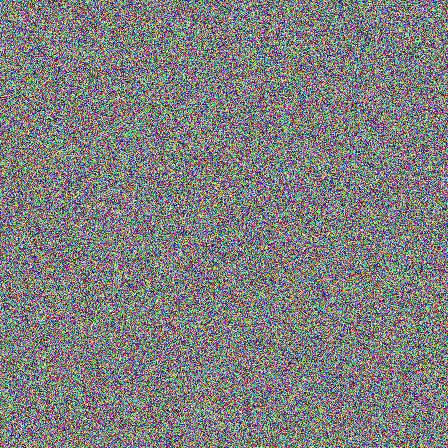
#> input picture tests/datasets/fixtures/cat.jpg, 448 x 448 px
$ python -i image_processing.py   (imports and definitions only)
#> lines starting #> are read from the running program, lines starting #| are printed output that depends on the picture
"""
Image Processing for FlashMLX Vision Models

Handles image preprocessing for Vision-Language Models (Qwen2-VL, Qwen3-VL).
"""

from typing import Union, List, Tuple, Optional
from PIL import Image
import numpy as np
import mlx.core as mx


class ImageProcessor:
    """Image processor for Vision Transformer models.

    Converts PIL Images to preprocessed MLX arrays ready for Vision Encoder.
    Supports Qwen2-VL preprocessing with flexible resizing and normalization.

    Args:
        image_size: Target image size (height, width) or single int for square
        min_pixels: Minimum number of pixels (for smart resizing)
        max_pixels: Maximum number of pixels (for smart resizing)
        do_resize: Whether to resize images
        do_normalize: Whether to normalize images
        image_mean: Mean values for normalization (RGB channels)
        image_std: Standard deviation values for normalization (RGB channels)
        do_convert_rgb: Whether to convert images to RGB

    Examples:
        >>> from PIL import Image
        >>> processor = ImageProcessor(image_size=448)
        >>> image = Image.open("cat.jpg")
        >>> pixel_values = processor.preprocess(image)
        >>> print(pixel_values.shape)  # (3, 448, 448)
    """

    def __init__(
        self,
        image_size: Union[int, Tuple[int, int]] = 448,
        min_pixels: int = 256 * 28 * 28,  # Qwen2-VL default
        max_pixels: int = 1280 * 28 * 28,  # Qwen2-VL default
        do_resize: bool = True,
        do_normalize: bool = True,
        image_mean: Optional[List[float]] = None,
        image_std: Optional[List[float]] = None,
        do_convert_rgb: bool = True,
    ):
        # Image size
        if isinstance(image_size, int):
            self.image_size = (image_size, image_size)
        else:
            self.image_size = image_size

        # Pixel constraints for smart resizing
        self.min_pixels = min_pixels
        self.max_pixels = max_pixels

        # Processing flags
        self.do_resize = do_resize
        self.do_normalize = do_normalize
        self.do_convert_rgb = do_convert_rgb

        # Normalization parameters (ImageNet defaults)
        self.image_mean = np.array(
            image_mean if image_mean is not None else [0.485, 0.456, 0.406],
            dtype=np.float32
        ).reshape(1, 1, 3)

        self.image_std = np.array(
            image_std if image_std is not None else [0.229, 0.224, 0.225],
            dtype=np.float32
        ).reshape(1, 1, 3)

    def smart_resize(
        self,
        image: Image.Image,
        target_size: Optional[Tuple[int, int]] = None
    ) -> Image.Image:
        """Resize image with aspect ratio preservation.

        Implements Qwen2-VL smart resizing:
        - Maintains aspect ratio
        - Ensures pixel count within [min_pixels, max_pixels]
        - Rounds to multiples of patch size (28 for Qwen2-VL)

        Args:
            image: PIL Image to resize
            target_size: Optional explicit target size (height, width)

        Returns:
            Resized PIL Image
        """
        if target_size is not None:
            # Explicit resize
            return image.resize((target_size[1], target_size[0]), Image.BICUBIC)

        # Get original dimensions
        width, height = image.size
        original_pixels = width * height

        # Calculate scale factor to fit within [min_pixels, max_pixels]
        if original_pixels > self.max_pixels:
            scale = (self.max_pixels / original_pixels) ** 0.5
        elif original_pixels < self.min_pixels:
            scale = (self.min_pixels / original_pixels) ** 0.5
        else:
            scale = 1.0

        # Apply scale
        new_width = int(width * scale)
        new_height = int(height * scale)

        # Round to multiples of 28 (patch size * spatial_merge_size: 14 * 2)
        patch_grid_size = 28
        new_width = (new_width // patch_grid_size) * patch_grid_size
        new_height = (new_height // patch_grid_size) * patch_grid_size

        # Ensure minimum size
        new_width = max(new_width, patch_grid_size)
        new_height = max(new_height, patch_grid_size)

        return image.resize((new_width, new_height), Image.BICUBIC)

    def to_numpy(self, image: Image.Image) -> np.ndarray:
        """Convert PIL Image to numpy array.

        Args:
            image: PIL Image

        Returns:
            Numpy array in HWC format, shape (H, W, 3), dtype float32
        """
        # Convert to RGB if needed
        if self.do_convert_rgb and image.mode != "RGB":
            image = image.convert("RGB")

        # To numpy array
        pixel_values = np.array(image, dtype=np.float32)

        # Ensure 3 channels (grayscale → RGB)
        if pixel_values.ndim == 2:
            pixel_values = np.stack([pixel_values] * 3, axis=-1)

        return pixel_values

    def normalize(self, pixel_values: np.ndarray) -> np.ndarray:
        """Normalize pixel values with ImageNet statistics.

        Formula: (pixel / 255.0 - mean) / std

        Args:
            pixel_values: Numpy array in HWC format, range [0, 255]

        Returns:
            Normalized array, range approximately [-2, 2]
        """
        # Scale to [0, 1]
        pixel_values = pixel_values / 255.0

        # Normalize with ImageNet stats
        pixel_values = (pixel_values - self.image_mean) / self.image_std

        return pixel_values

    def to_mlx(self, pixel_values: np.ndarray) -> mx.array:
        """Convert numpy array to MLX array and transpose to CHW format.

        Args:
            pixel_values: Numpy array in HWC format

        Returns:
            MLX array in CHW format, shape (3, H, W)
        """
        # Convert to MLX
        pixel_values = mx.array(pixel_values)

        # Transpose HWC → CHW
        pixel_values = pixel_values.transpose(2, 0, 1)

        return pixel_values

    def preprocess(
        self,
        image: Union[Image.Image, np.ndarray],
        return_numpy: bool = False
    ) -> Union[mx.array, np.ndarray]:
        """Preprocess a single image for Vision Encoder.

        Full pipeline:
        1. Convert to RGB (if needed)
        2. Resize (smart or fixed)
        3. Convert to numpy array
        4. Normalize (ImageNet stats)
        5. Convert to MLX array (CHW format)

        Args:
            image: PIL Image or numpy array (HWC format)
            return_numpy: If True, return numpy array instead of MLX

        Returns:
            Preprocessed image as MLX array (C, H, W) or numpy array

        Examples:
            >>> processor = ImageProcessor(image_size=448)
            >>> image = Image.open("cat.jpg")
            >>> pixel_values = processor.preprocess(image)
            >>> print(pixel_values.shape)  # (3, 448, 448)
        """
        # Convert numpy to PIL if needed
        if isinstance(image, np.ndarray):
            image = Image.fromarray(image.astype(np.uint8))

        # Resize
        if self.do_resize:
            image = self.smart_resize(image, target_size=self.image_size)

        # To numpy
        pixel_values = self.to_numpy(image)

        # Normalize
        if self.do_normalize:
            pixel_values = self.normalize(pixel_values)

        # Return numpy or MLX
        if return_numpy:
            # Transpose to CHW for numpy too
            return pixel_values.transpose(2, 0, 1)
        else:
            return self.to_mlx(pixel_values)

    def preprocess_batch(
        self,
        images: List[Union[Image.Image, np.ndarray]],
        return_numpy: bool = False
    ) -> Union[mx.array, np.ndarray]:
        """Preprocess a batch of images.

        Args:
            images: List of PIL Images or numpy arrays
            return_numpy: If True, return numpy array instead of MLX

        Returns:
            Batched preprocessed images, shape (B, C, H, W)

        Note:
            All images are resized to the same size for batching.
        """
        processed = [self.preprocess(img, return_numpy=return_numpy) for img in images]

        if return_numpy:
            return np.stack(processed, axis=0)
        else:
            return mx.stack(processed, axis=0)

    def __repr__(self) -> str:
        return (
            f"ImageProcessor(\n"
            f"  image_size={self.image_size},\n"
            f"  min_pixels={self.min_pixels},\n"
            f"  max_pixels={self.max_pixels},\n"
            f"  do_resize={self.do_resize},\n"
            f"  do_normalize={self.do_normalize},\n"
            f"  image_mean={self.image_mean.flatten().tolist()},\n"
            f"  image_std={self.image_std.flatten().tolist()}\n"
            f")"
        )

>>> import cv2
>>> picture = cv2.imread('../../../tests/datasets/fixtures/cat.jpg', cv2.IMREAD_GRAYSCALE)
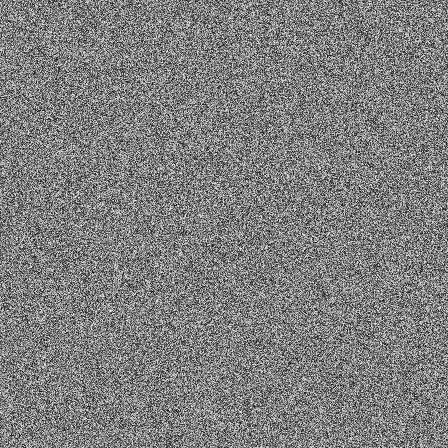
#> picture: shape (448, 448); min 0, max 255, mean 127.1
>>> result = ImageProcessor().preprocess(picture)
#> (the run stopped early here; a loop or call above may not have finished)

$ run again, on tests/datasets/fixtures/colors.jpg
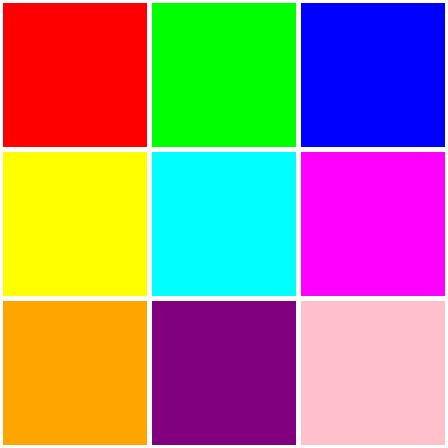
#> input picture tests/datasets/fixtures/colors.jpg, 448 x 448 px
#> `picture = cv2.imread('../../../tests/datasets/fixtures/cat.jpg', cv2.I..`:
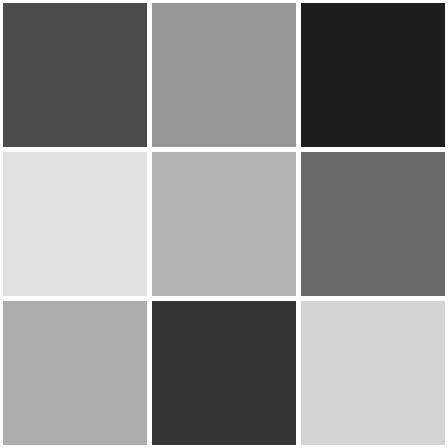
#> picture: shape (448, 448); min 9, max 255, mean 142.1
#> in normalize, `pixel_values = (pixel_values - self.image_mean) / self.image_std`:
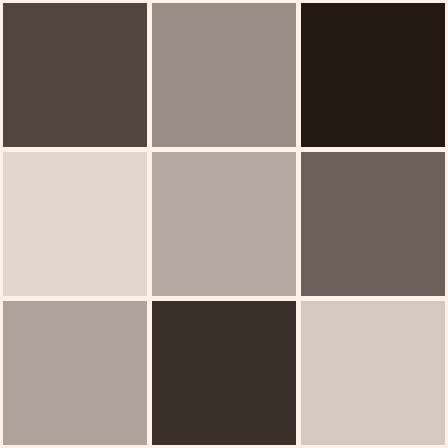
#> pixel_values: shape (448, 448, 3) float32; mean of channels 0, 1, 2 0.316, 0.452, 0.672; drawn with min black and max white
